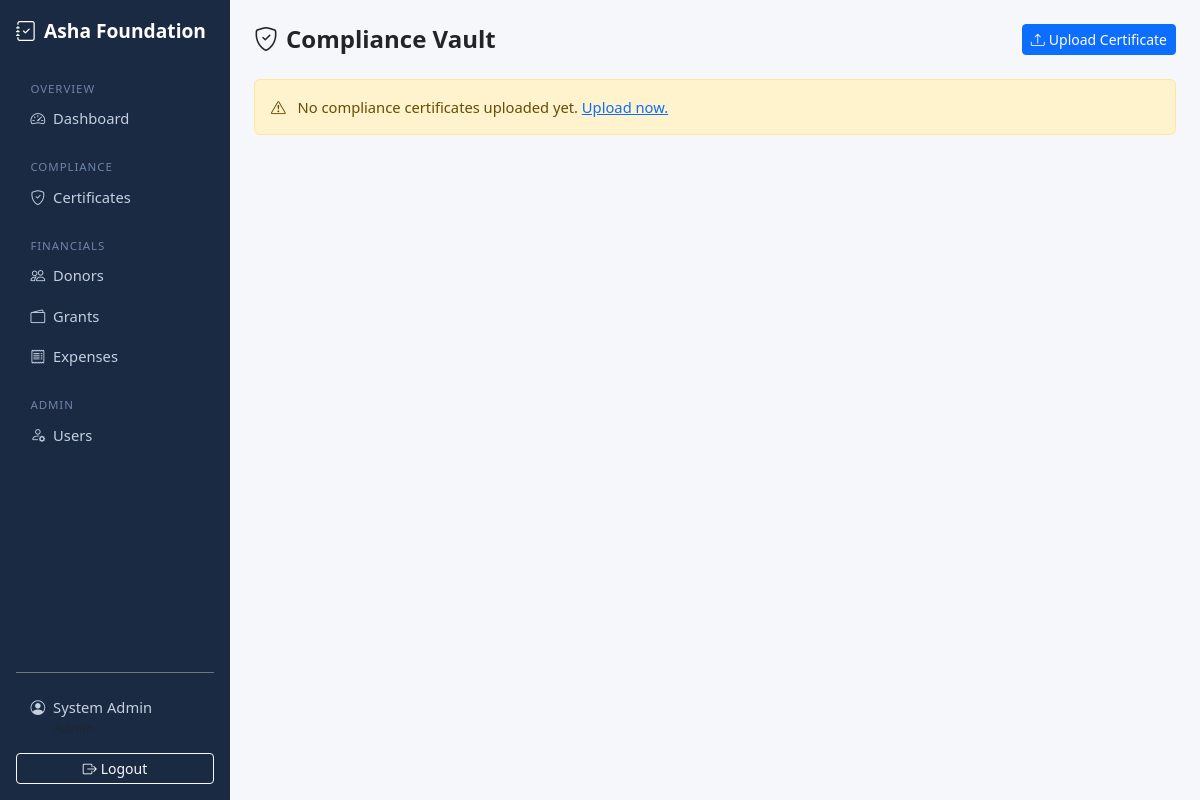
Page /compliance/ (signed in) on the earlier database version.
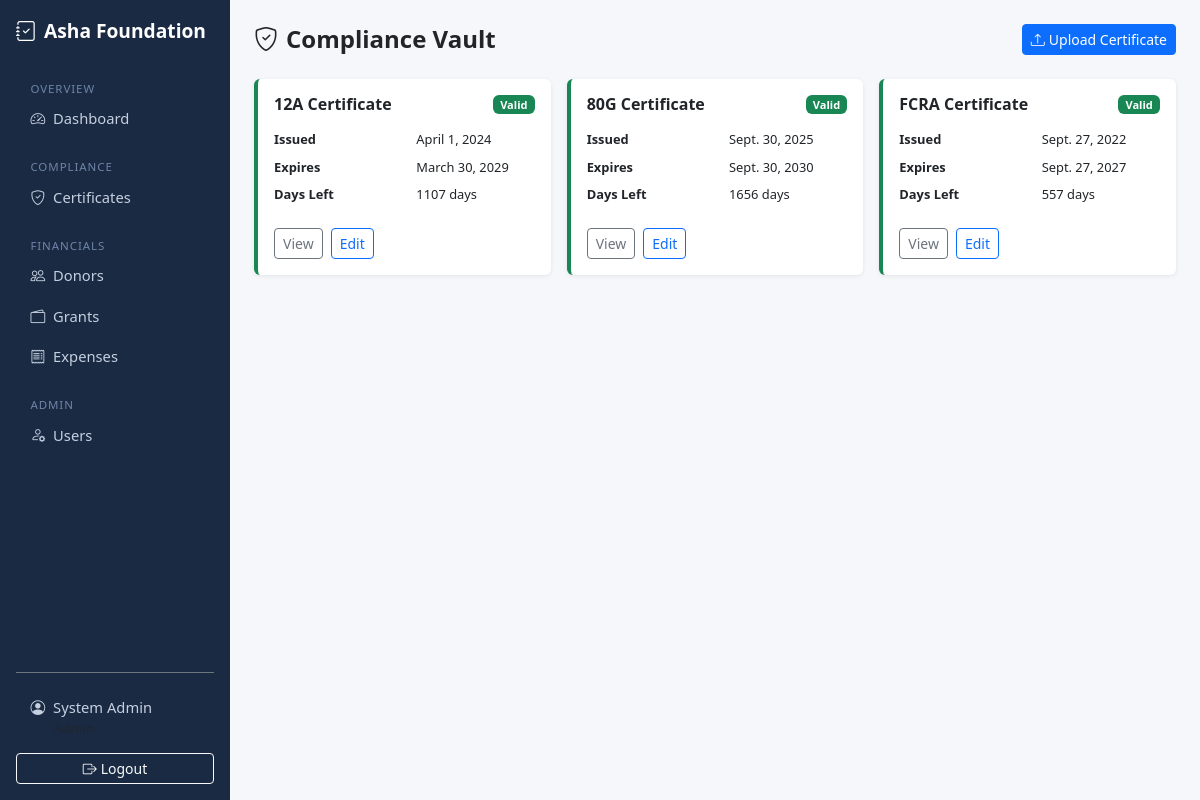
Same page on the later database version.
### apps/compliance/models.py (models this page shows, shortened)
class ComplianceDocument(models.Model):
    FCRA = "FCRA"
    G80 = "80G"
    A12 = "12A"
    CERT_TYPE_CHOICES = [
        (FCRA, "FCRA Certificate"),
        (G80, "80G Certificate"),
        (A12, "12A Certificate"),
    ]
    cert_type = models.CharField(max_length=10, choices=CERT_TYPE_CHOICES, unique=True)
    issue_date = models.DateField()
    expiry_date = models.DateField()
    certificate_file = models.FileField(upload_to="compliance/")
    notes = models.TextField(blank=True)
    uploaded_by = models.ForeignKey(
        User, on_delete=models.SET_NULL, null=True, related_name="compliance_docs"
    )
    uploaded_at = models.DateTimeField(auto_now_add=True)
    updated_at = models.DateTimeField(auto_now=True)
    class Meta:
        ordering = ["cert_type"]
        verbose_name = "Compliance Document"
    @property
    def status(self):
        today = timezone.localdate()
        if self.expiry_date < today:
            return "red"
        delta = (self.expiry_date - today).days
        if delta <= 30:
            return "yellow"
        return "green"
    @property
    def status_label(self):
        return {"green": "Valid", "yellow": "Expiring Soon", "red": "Expired"}.get(self.status, "")
    @property
    def days_to_expiry(self):
        return (self.expiry_date - timezone.localdate()).days

### apps/compliance/views.py (the view)
# urls.py: path("", views.document_list, name="document_list"),
@login_required
@role_required("admin")
def document_list(request):
    docs = ComplianceDocument.objects.all()
    return render(request, "compliance/document_list.html", {"docs": docs})

### apps/accounts/models.py (called while the page is built)
    @property
    def is_admin_role(self):
        return self.role == self.ROLE_ADMIN

    @property
    def is_finance(self):
        return self.role == self.ROLE_FINANCE

    @property
    def is_auditor(self):
        return self.role == self.ROLE_AUDITOR

### apps/compliance/templates/compliance/document_list.html (shortened to what this page needs)
{% extends "base.html" %}
{% block content %}
<div class="d-flex justify-content-between align-items-center mb-4">
  <h4 class="fw-bold mb-0"><i class="bi bi-shield-check me-2"></i>Compliance Vault</h4>
  {% if user.is_admin_role %}
  <a href="{% url 'compliance:document_upload' %}" class="btn btn-primary btn-sm">
    <i class="bi bi-upload me-1"></i>Upload Certificate
  </a>
  {% endif %}
</div>
<div class="row g-3">
  {% for doc in docs %}
  <div class="col-md-4">
    <div class="card h-100 border-start border-4
      {% if doc.status == 'green' %}border-success
      {% elif doc.status == 'yellow' %}border-warning
      {% else %}border-danger{% endif %}">
      <div class="card-body">
        <div class="d-flex justify-content-between align-items-start">
          <h6 class="fw-bold">{{ doc.get_cert_type_display }}</h6>
          <span class="badge
            {% if doc.status == 'green' %}bg-success
            {% elif doc.status == 'yellow' %}bg-warning text-dark
            {% else %}bg-danger{% endif %}">
            {{ doc.status_label }}
          </span>
        </div>
        <dl class="row mb-0 small mt-2">
          <dt class="col-6">Issued</dt><dd class="col-6">{{ doc.issue_date }}</dd>
          <dt class="col-6">Expires</dt><dd class="col-6">{{ doc.expiry_date }}</dd>
          <dt class="col-6">Days Left</dt>
          <dd class="col-6">
            {% if doc.days_to_expiry < 0 %}
              <span class="text-danger">Expired</span>
            {% else %}
              {{ doc.days_to_expiry }} days
            {% endif %}
          </dd>
        </dl>
        <div class="mt-3 d-flex gap-2">
          <a href="{% url 'compliance:document_detail' doc.pk %}" class="btn btn-sm btn-outline-secondary">View</a>
          {% if user.is_admin_role %}
          <a href="{% url 'compliance:document_edit' doc.pk %}" class="btn btn-sm btn-outline-primary">Edit</a>
          {% endif %}
        </div>
      </div>
    </div>
  </div>
  {% empty %}
  <div class="col-12">
    <div class="alert alert-warning">
      <i class="bi bi-exclamation-triangle me-2"></i>
      No compliance certificates uploaded yet.
      {% if user.is_admin_role %}<a href="{% url 'compliance:document_upload' %}">Upload now.</a>{% endif %}
    </div>
  </div>
  {% endfor %}
</div>
{% endblock %}

Differences in the rows shown:
added ComplianceDocument: cert_type "12A Certificate", status_label "Valid", issue_date "April 1, 2024", expiry_date "March 30, 2029", days_to_expiry "1107"
added ComplianceDocument: cert_type "80G Certificate", status_label "Valid", issue_date "Sept. 30, 2025", expiry_date "Sept. 30, 2030", days_to_expiry "1656"
added ComplianceDocument: cert_type "FCRA Certificate", status_label "Valid", issue_date "Sept. 27, 2022", expiry_date "Sept. 27, 2027", days_to_expiry "557"
Other differences:
text no longer shown: "No compliance certificates uploaded yet. Upload now."
